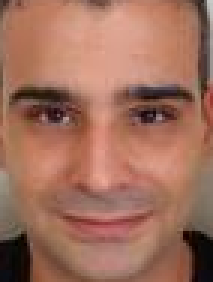
#> input picture python/lib/images/face.png, 71 x 94 px (shown 3 times larger)
$ python 36.orb.py
#> lines starting #> are read from the running program, lines starting #| are printed output that depends on the picture; after the words box and inside, x2 and y2 are one past the last pixel; in counts of white or black regions, pixels touching at a corner belong together
# coding: utf-8
import cv2 as cv
import numpy as np
from matplotlib import pyplot as plt


class Example(object):

    @classmethod
    def test_orb(cls):

        img = cv.imread("../lib/images/face.png", 1)
#> img is the input picture: shape (94, 71, 3); mean B, G, R 92.3, 110.7, 160.2
        img_gray = cv.cvtColor(img, cv.COLOR_BGR2GRAY)
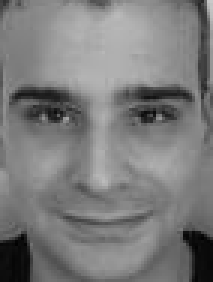
#> img_gray: shape (94, 71) (shown 3 times larger); min 1, max 201, mean 123.5

        # in opencv2.4, and there is something wrong in opencv3.1.0
        orb = cv.ORB()  # cv.ORB_create() in opencv 3.1.0
        kp = orb.detect(img, None)
#> kp = 2 keypoints; (x, y, size): (39, 32, 31), (34, 60, 31)
        kp, des = orb.compute(img_gray, kp)

        cv.drawKeypoints(img, kp, img, color=(0, 255, 0),  flags=cv.DRAW_MATCHES_FLAGS_DRAW_RICH_KEYPOINTS)
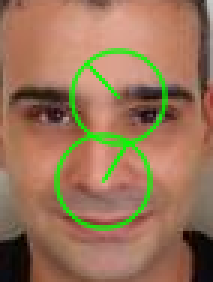
#> img: shape (94, 71, 3) (shown 3 times larger); 8.63% of pixels changed, all inside (x1, y1, x2, y2) = (18, 16, 57, 78)

        cv.imshow("img", img)
        cv.waitKey(0)


if __name__ == "__main__":
    Example.test_orb()

$ run again, with python/lib/images/bigheroback.png copied over python/lib/images/face.png
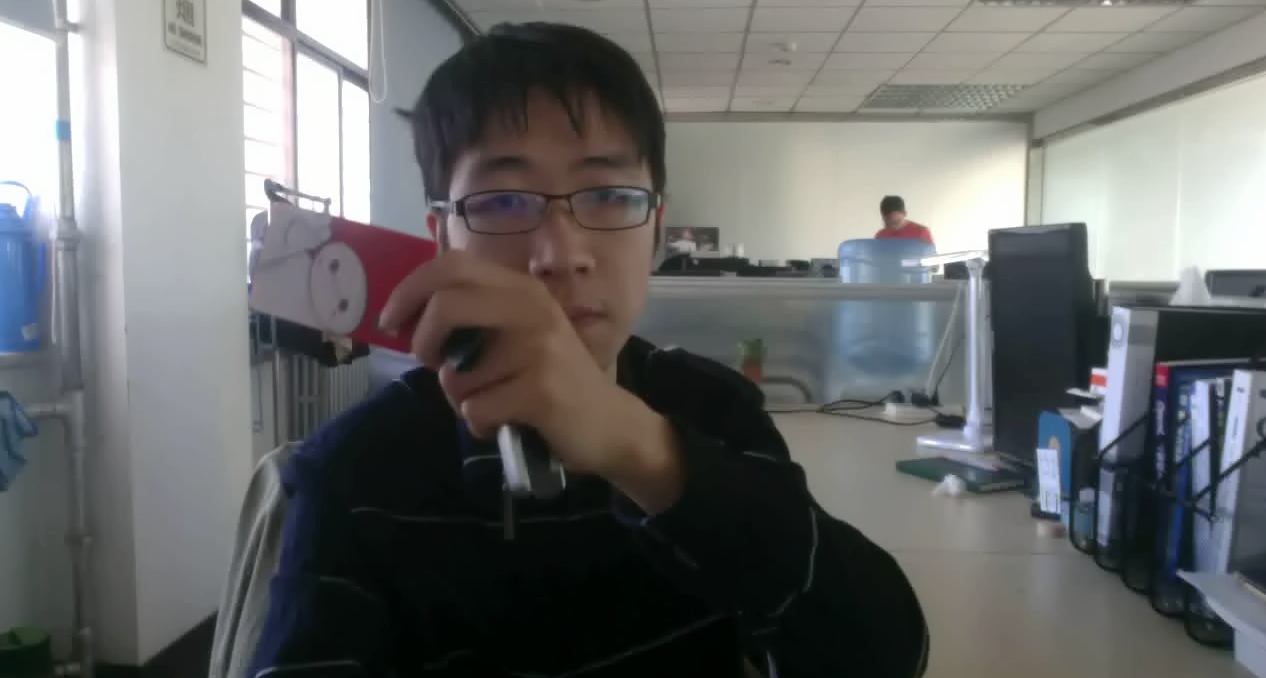
#> input picture python/lib/images/bigheroback.png, 1266 x 678 px
#> in test_orb, img is the input picture: shape (678, 1266, 3); mean B, G, R 106.2, 106.6, 105.5
#> in test_orb, `img_gray = cv.cvtColor(img, cv.COLOR_BGR2GRAY)`:
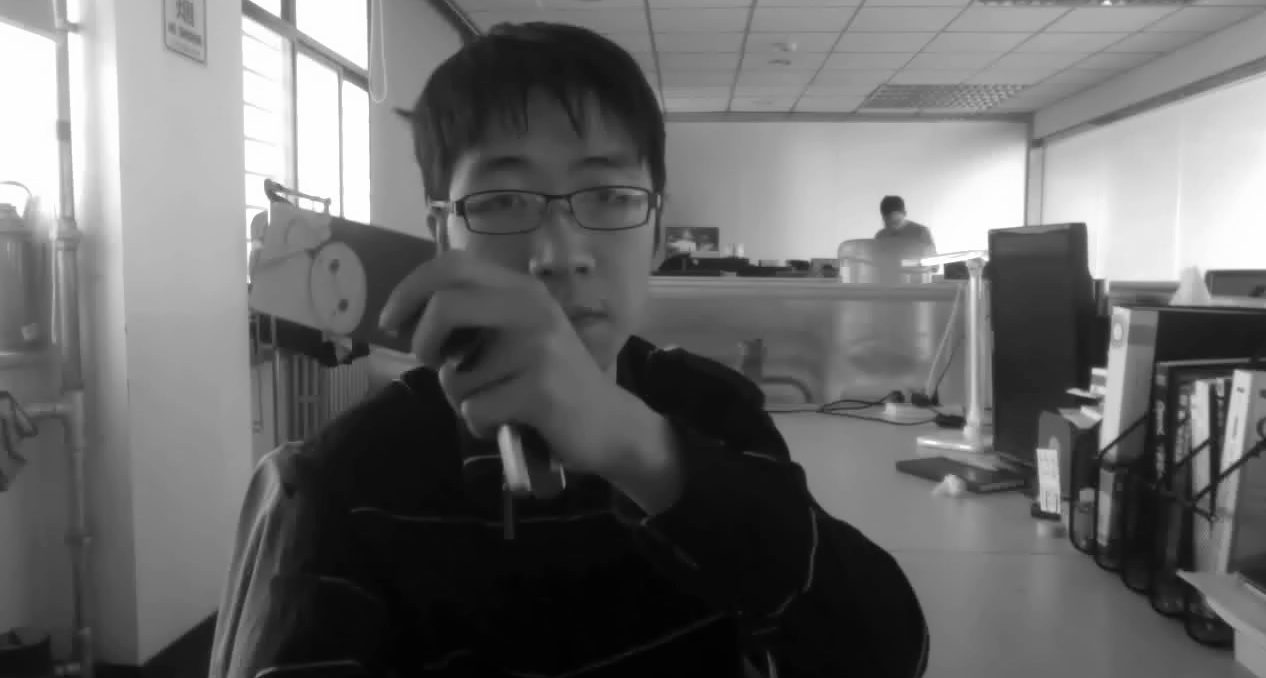
#> img_gray: shape (678, 1266); min 2, max 255, mean 106.2
#> kp = 500 keypoints; strongest (x, y, size): (1094, 370, 53.6), (991, 233, 92.6), (892, 197, 111.1), (1079, 226, 111.1)
#> in test_orb, `cv.drawKeypoints(img, kp, img, color=(0, 255, 0),  flags=cv.DRAW_MATCH..`:
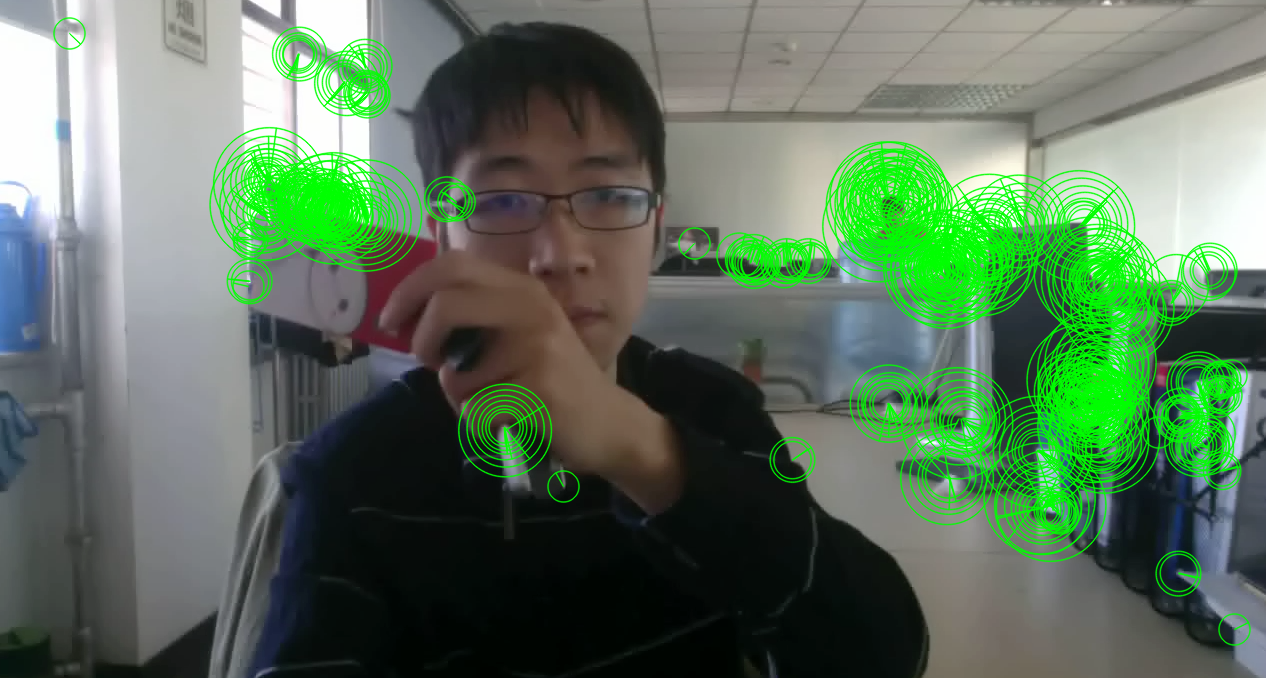
#> img: shape (678, 1266, 3); 13.76% of pixels changed, all inside (x1, y1, x2, y2) = (53, 17, 1252, 647)
